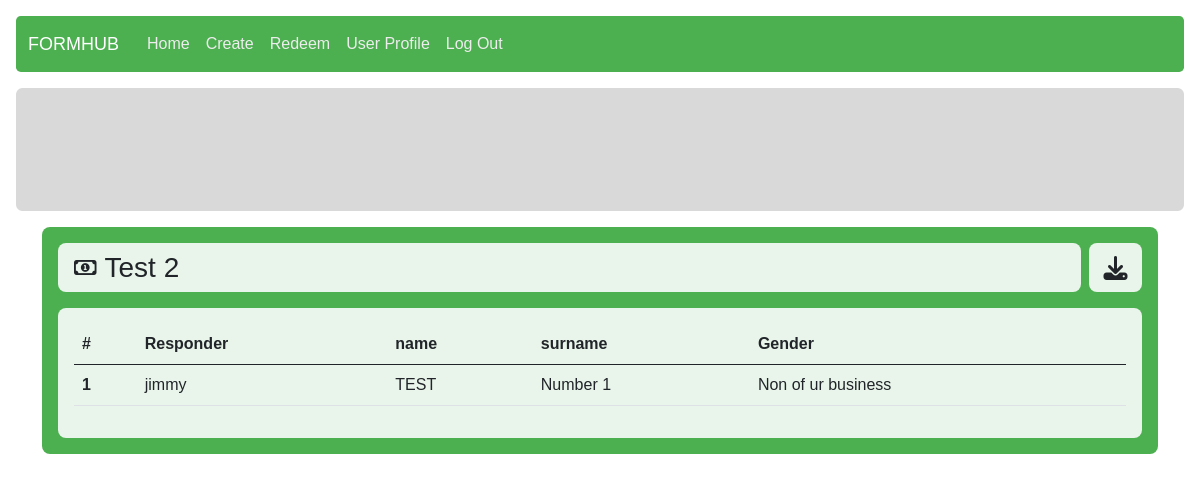
/manage/responses/2 (signed in), run on the app's committed database.
### form_management/models.py (models this page shows, shortened)
class Form(models.Model):
    owner = models.ForeignKey(User, on_delete = models.CASCADE)
    form_name = models.CharField(max_length = 125)
    description = models.CharField(max_length = 1000)
    category = models.ForeignKey(Category, on_delete = models.CASCADE, null = True)
    design = models.JSONField()
    creation_timestamp = models.DateTimeField(auto_now_add = True)
    publish_timestamp = models.DateTimeField(null = True)
    is_open = models.BooleanField(default = False)
    is_sale = models.BooleanField(default = False)
    form_point = models.ForeignKey(Point, on_delete = models.CASCADE, related_name="form_point")
    form_selling_point = models.ForeignKey(Point, on_delete = models.CASCADE, null = True, blank = True, related_name="form_selling_point")
    form_pic = models.ImageField(
        upload_to="static/form_management/imgs",
        null = True,
        default = "static/form_management/imgs/no-pic.png")

class FormResponse(models.Model):
    form = models.ForeignKey(Form, on_delete = models.CASCADE)
    responder = models.ForeignKey(User, on_delete = models.CASCADE)
    response = models.JSONField()
    answering_time = models.DateTimeField(auto_now_add = True)

### authentication/models.py (models this page shows)
class User(AbstractUser):
    student_id = models.CharField(max_length = 10, null = True)
    profile_img = models.ImageField(
        upload_to="static/userprofile/imgs",
        null = True,
        default = "static/userprofile/imgs/default.jpg")
    def __str__(self):
        return f"{self.username}"

### form_management/views.py (the view, shortened to what this page needs)
# urls.py: path("responses/<int:form_id>", views.form_response, name="form_response"),
@login_required
def form_response(request, form_id):
    form = Form.objects.get(pk = form_id)
    if request.user.username != form.owner.username:
        return HttpResponseRedirect(f"/form/{form_id}")
    form_responses = FormResponse.objects.filter(form = form)
    questions = [section["question"] for section in form.design]
    return render(request, "form_management/form_response.html", {
        "form_name": form.form_name,
        "questions": questions,
        "records": form_responses,
        "form": form,
    })

### templates/form_management/form_response.html (shortened to what this page needs)
{% extends 'layout.html' %}
{% load static %}
{% block extra_css %}
    <link rel="stylesheet" href="{% static 'form_management/form_response.css' %}">
{% endblock %}
{% block body %}
<div class="container">
    <div class="card-cover p-3">
        <div class="header mb-3 d-flex">
            <div class="form-name p-2 d-flex align-items-center">
                {% if not form.is_sale %}
                    <i class="fa-solid fa-circle-dot status mx-2 {% if form.is_open %} active {% else %} closed {% endif %}"></i>
                {% else %}
                    <i class="fa-regular fa-money-bill-1 status mx-2"></i>
                {% endif %}
                <h3>{{ form_name }}</h3>
            </div>
            {% if not form.is_open %}
                <div class="download-data d-flex justify-content-center align-items-center ms-2">
                    <i class="fa-solid fa-download"></i>
                </div>
            {% endif %}
        </div>
        <div class="card-trans p-3">
            <div class="form-response">
                <table class="table table-hover">
                    <thead>
                        <th scope="col">#</th>
                        <th scope="col" class="header">Responder</th>
                        {% for question in questions %}
                            <th scope="col" class="header">{{ question }}</th>
                        {% endfor %}
                    </thead>
                    <tbody>
                        {% for record in records %}
                            <tr>
                                <th scope="row">{{ forloop.counter }}</th>
                                <td>{{ record.responder }}</td>
                                {% for item in record.response %}
                                    <td>{{ item.response }}</td>
                                {% endfor %}
                            </tr>
                        {% endfor %}
                    </tbody>
                </table>
            </div>
        </div>
    </div>
</div>
{% endblock %}

### static/core/core.css (style rules this page uses)
* { margin: 0; padding: 0; box-sizing: border-box; font-family: Helvetica; }

### static/form_management/form_response.css (style rules this page uses)
:root { --main-bg: #4CAF50; --card-trans-bg: #FFFFFFE0; }

### data on the page
Form: form_name "Test 2"
FormResponse: responder "jimmy", response "TEST" "Number 1" "Non of ur business"

### other printed values
{{ question }} "name" "surname" "Gender"
